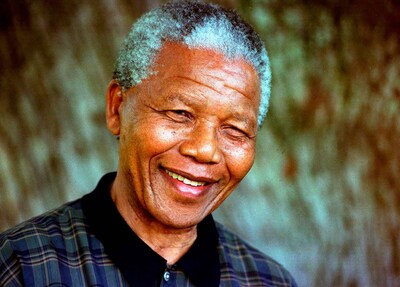
#> input picture mandela.jpg, 400 x 287 px
$ jupyter execute reducao-dimensionalidade.ipynb
#> lines starting #> are read from the running program, lines starting #| are printed output that depends on the picture; after the words box and inside, x2 and y2 are one past the last pixel; in counts of white or black regions, pixels touching at a corner belong together
#> further down, imagem is the input picture: PIL image 400x287 RGB; mean R, G, B 102.6, 88, 67.2
[cell 1]
def converter_tons_cinza(imagem):
    largura, altura = imagem.size
#> largura = 400; altura = 287
    imagem_tons_cinza = Image.new("L", (largura, altura))
#> imagem_tons_cinza: PIL image 400x287 L; every value is 0

    for y in range(altura):
        for x in range(largura):
            r, g, b = imagem.getpixel((x, y))
            valor_cinza = int(0.299 * r + 0.587 * g + 0.114 * b)
            imagem_tons_cinza.putpixel((x, y), valor_cinza)
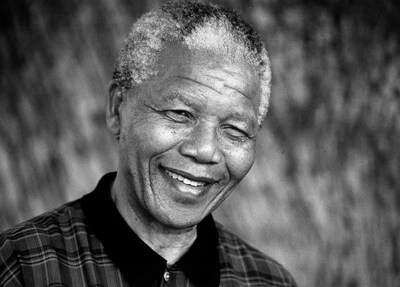
#> imagem_tons_cinza: PIL image 400x287 L; min 0, max 253, mean 89.5

    return imagem_tons_cinza


def binarizar_imagem_tons_cinza(imagem_cinza, limiar=127):
#> called with limiar = 127
    largura, altura = imagem_cinza.size
#> largura = 400; altura = 287
    imagem_binaria = Image.new("1", (largura, altura))

    for y in range(altura):
        for x in range(largura):
            valor_cinza = imagem_cinza.getpixel((x, y))
            #limiar é o ponto/valor que decide se irá virar cinza ou branco
            valor_binario = 1 if valor_cinza > limiar else 0
            imagem_binaria.putpixel((x, y), valor_binario)
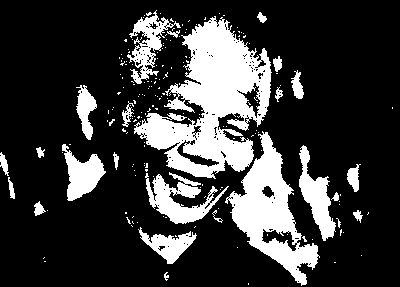
#> imagem_binaria: PIL image 400x287 1; 22.2% white; 191 white regions (167 under 20 px), largest, box (x1, y1, x2, y2) and area: (134, 16, 272, 179) 10932, (225, 131, 320, 286) 5378, (145, 172, 229, 224) 1817

    return imagem_binaria

[cell 2]
from PIL import Image
from IPython.display import display

imagem =Image.open("mandela.jpg")
display(imagem)

tons_cinza = converter_tons_cinza(imagem)
display(tons_cinza)

binarizada = binarizar_imagem_tons_cinza(tons_cinza)
display(binarizada,185)
